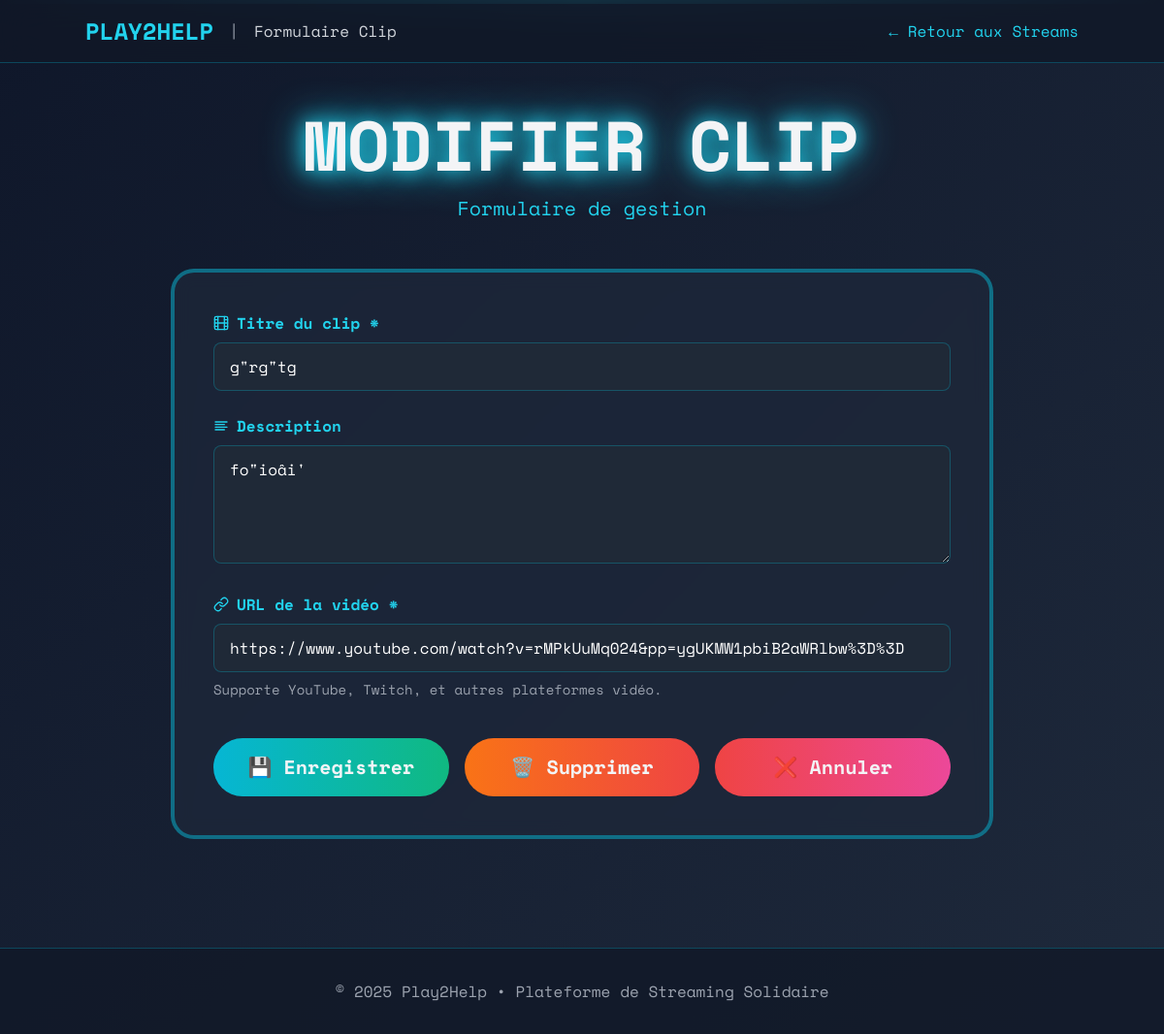
Screenshot of /views/backoffice/stream/clip_add.php?edit=3 with the database file from the repository.
### tables this page shows
CREATE TABLE `clip` (
  `id_clip` int(11) NOT NULL,
  `id_stream` int(11) DEFAULT NULL,
  `titre` varchar(255) DEFAULT NULL,
  `description` text DEFAULT NULL,
  `url_video` varchar(500) DEFAULT NULL,
  `date_creation` timestamp NOT NULL DEFAULT current_timestamp(),
  `nb_vues` int(11) DEFAULT 0,
  `nb_likes` int(11) DEFAULT 0
);

### config/config.php (called while the page is built)
<?php
class config {
    private static $pdo = null;
    public static function getConnexion() {
        if (self::$pdo === null) {
            try {
                self::$pdo = new PDO(
                    "mysql:host=localhost;dbname=playtohelp_merged;charset=utf8mb4",
                    "root",
                    "",
                    [
                        PDO::ATTR_ERRMODE => PDO::ERRMODE_EXCEPTION,
                        PDO::ATTR_DEFAULT_FETCH_MODE => PDO::FETCH_ASSOC,
                        PDO::ATTR_EMULATE_PREPARES => false
                    ]
                );
            } catch (PDOException $e) {
                die("Erreur de connexion: " . $e->getMessage());
            }
        }
        return self::$pdo;
    }
}
?>

### controllers/StreamController.php (called while the page is built, shortened)
<?php
require_once __DIR__ . '/../config/config.php';
class StreamController {
    private $db;
    public function __construct() {
        $this->db = Config::getConnexion();
    }
    public function getClipById(int $id_clip): ?array {
        $stmt = $this->db->prepare("SELECT c.*, s.titre as stream_titre, st.pseudo as streamer_pseudo
                                     FROM clip c
                                     LEFT JOIN stream s ON c.id_stream = s.id_stream
                                     LEFT JOIN streamer st ON s.id_streamer = st.id_user
                                     WHERE c.id_clip = ?");
        $stmt->execute([$id_clip]);
        return $stmt->fetch(PDO::FETCH_ASSOC) ?: null;
    }
}

### views/backoffice/stream/clip_add.php (the view, shortened to what this page needs)
<?php
require_once __DIR__ . '/../../../controllers/StreamController.php';
$clipController = new StreamController();
$clip = null;
if (isset($_GET['edit'])) {
    $clipData = $clipController->getClipById((int)$_GET['edit']);
    if ($clipData) {
        $clip = $clipData;
    } else {
        header("Location: streams.php?error=Clip not found");
        exit;
    }
}
?>
<!DOCTYPE html>
<html lang="fr" class="bg-gray-950 text-gray-100">
<head>
    <script src="https://cdn.tailwindcss.com"></script>
</head>
<body class="relative min-h-screen overflow-x-hidden">
    <nav class="bg-gray-900/80 backdrop-blur-lg border-b border-cyan-500/30 py-4 px-6">
        <div class="container mx-auto flex justify-between items-center">
            <div class="flex items-center space-x-4">
                <a href="../dashboard.php" class="text-2xl font-bold text-cyan-400 font-orbitron hover:text-cyan-300 transition">PLAY2HELP</a>
                <span class="text-gray-400">|</span>
                <span class="text-gray-300">Formulaire Clip</span>
            </div>
            <div class="flex items-center space-x-6">
                <a href="streams.php" class="text-cyan-400 hover:text-cyan-300 transition">← Retour aux Streams</a>
            </div>
        </div>
    </nav>
    <main class="container mx-auto px-6 py-12 max-w-4xl relative z-10">
        <div class="text-center mb-12">
            <h1 class="text-5xl md:text-7xl font-bold font-orbitron neon animate-pulse">
                <?= $clip ? 'MODIFIER' : 'NOUVEAU' ?> CLIP
            </h1>
            <p class="text-cyan-400 text-xl mt-4">Formulaire de gestion</p>
        </div>
        <div class="card rounded-3xl p-10 glow border-4 border-cyan-500/50">
            <form id="clipForm" method="POST" action="clip_actions.php" novalidate>
                <div class="mb-6">
                    <label class="block text-cyan-400 mb-2 font-semibold flex items-center gap-2">
                        <i data-feather="film" class="w-4 h-4"></i>
                        Titre du clip *
                    </label>
                    <input type="text" name="titre" value="<?= htmlspecialchars($clip['titre'] ?? '') ?>"
                           class="w-full bg-gray-800 border border-cyan-500/30 rounded-lg px-4 py-3 text-white focus:outline-none focus:border-cyan-500 transition"
                           placeholder="Ex: Best moment de la partie...">
                </div>
                <div class="mb-6">
                    <label class="block text-cyan-400 mb-2 font-semibold flex items-center gap-2">
                        <i data-feather="align-left" class="w-4 h-4"></i>
                        Description
                    </label>
                    <textarea name="description"
                           class="w-full bg-gray-800 border border-cyan-500/30 rounded-lg px-4 py-3 text-white focus:outline-none focus:border-cyan-500 transition"
                           placeholder="Décrivez le contenu du clip..."
                           rows="4"><?= htmlspecialchars($clip['description'] ?? '') ?></textarea>
                </div>
                <div class="mb-6">
                    <label class="block text-cyan-400 mb-2 font-semibold flex items-center gap-2">
                        <i data-feather="link" class="w-4 h-4"></i>
                        URL de la vidéo *
                    </label>
                    <input type="text" name="url_video" value="<?= htmlspecialchars($clip['url_video'] ?? '') ?>"
                           class="w-full bg-gray-800 border border-cyan-500/30 rounded-lg px-4 py-3 text-white focus:outline-none focus:border-cyan-500 transition"
                           placeholder="Ex: https://youtube.com/watch?v=...">
                    <p class="text-gray-400 text-sm mt-2">Supporte YouTube, Twitch, et autres plateformes vidéo.</p>
                </div>
                <div class="flex gap-4 mt-10">
                    <button type="submit" name="save_clip"
                            class="flex-1 bg-gradient-to-r from-cyan-500 to-emerald-500 px-8 py-4 rounded-full text-xl font-bold hover:scale-105 transition">
                        💾 Enregistrer
                    </button>
                    <?php if ($clip): ?>
                        <a href="clip_actions.php?delete=<?= (int)$clip['id_clip'] ?>"
                           onclick="return confirm('Supprimer ce clip définitivement ?')"
                           class="flex-1 bg-gradient-to-r from-orange-500 to-red-500 px-8 py-4 rounded-full text-xl font-bold hover:scale-105 transition text-center">
                            🗑️ Supprimer
                        </a>
                    <?php endif; ?>
                    <a href="streams.php"
                       class="flex-1 bg-gradient-to-r from-red-500 to-pink-500 px-8 py-4 rounded-full text-xl font-bold hover:scale-105 transition text-center">
                        ❌ Annuler
                    </a>
                </div>
            </form>
        </div>
    </main>
    <footer class="bg-gray-900/80 border-t border-cyan-500/30 py-8 mt-16">
        <div class="container mx-auto px-6 text-center">
            <p class="text-gray-400">&copy; 2025 Play2Help • Plateforme de Streaming Solidaire</p>
        </div>
    </footer>
</body>
</html>

### views/backoffice/stream/clip_add.php (style rules this page uses)
body { font-family: 'Space Mono', monospace; background: linear-gradient(135deg, #0f172a 0%, #1e293b 100%); }
.card { background: rgba(30, 41, 59, 0.7); backdrop-filter: blur(10px); border: 1px solid rgba(34, 211, 238, 0.3); }
.neon { text-shadow: 0 0 20px #22d3ee, 0 0 40px #22d3ee; }

### rows the page displays
clip: titre "g\"rg\"tg", description "fo\"ioâi'", url_video "https://www.youtube.com/watch?v=rMPkUuMq024&pp=ygUKMW1pbiB2aWRlbw%3D%3D"
